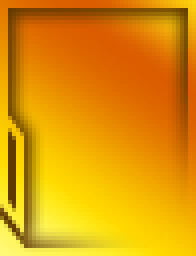
#> input picture overlays/epic.png, 49 x 64 px (shown 4 times larger)
$ python -i image.py   (imports and definitions only)
#> lines starting #> are read from the running program, lines starting #| are printed output that depends on the picture
import os
import sys
import cv2
import numpy as np
import logging

import pathlib

from ..exceptions import ImageProcessingError, ImageNotFoundError

# try:
#    from .c_ext.fastssim import fast_ssim as ssim
# except ImportError:
from skimage.metrics import structural_similarity as ssim

#    print("[WARNING] fast_ssim C-extension not available, falling back to skimage SSIM.")

logger = logging.getLogger(__name__)

# [78 lines left out: functions load_image, load_overlays, not called in this run]


def show_image(
    imgs,
    window_name="Images",
    bg_color=(0, 0, 0),
    border_thickness=2,
    border_color=(0, 255, 0),
):
    """
    Display a list of images side-by-side with optional borders, and allow saving via GUI dialogs.
    Press 's' to save images.
    Press 'x' or close window to exit.
    """
    if not imgs:
        raise ValueError("No images to display")

    # [92 lines left out: functions ensure_uint8, to_bgr8, save_images, not called in this run]

    # preprocess all to 3-channel uint8
    processed = [to_bgr8(img) for img in imgs]

    # compute full canvas size including separators
    heights = [im.shape[0] for im in processed]
    widths = [im.shape[1] for im in processed]
    H = max(heights)
    W = sum(widths) + border_thickness * (len(processed) - 1)

    # build canvas
    canvas = np.full((H, W, 3), bg_color, dtype=np.uint8)
    x = 0
    separators = []
    for im in processed:
        h, w = im.shape[:2]
        canvas[0:h, x : x + w] = im
        x += w
        separators.append(x)
        x += border_thickness

    for sep_x in separators[:-1]:
        canvas[:, sep_x : sep_x + border_thickness] = border_color

    # display
    flags = cv2.WINDOW_NORMAL | cv2.WINDOW_KEEPRATIO
    cv2.namedWindow(window_name, flags)
    cv2.resizeWindow(window_name, 600, 300)
    cv2.setWindowProperty(window_name, cv2.WND_PROP_ASPECT_RATIO, cv2.WINDOW_KEEPRATIO)
    cv2.imshow(window_name, canvas)

    while True:
        key = cv2.waitKey(100) & 0xFF
        if cv2.getWindowProperty(window_name, cv2.WND_PROP_VISIBLE) < 1 or key == ord(
            "x"
        ):
            break
        if key == ord("s"):
            save_images(processed)

    cv2.destroyWindow(window_name)


# [155 lines left out: functions resize_to_max_fullhd, apply_overlay, create_mask, apply_mask, map_mask_type, normalize_path, not called in this run]

>>> import cv2
>>> picture = cv2.imread('../../overlays/epic.png', cv2.IMREAD_GRAYSCALE)
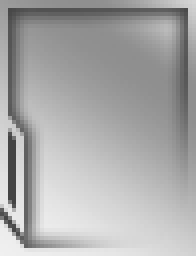
#> picture: shape (64, 49) (shown 4 times larger); min 68, max 240, mean 170
>>> result = show_image(picture)
#> (the run stopped early here; a loop or call above may not have finished)

$ run again, on overlays/rare.png
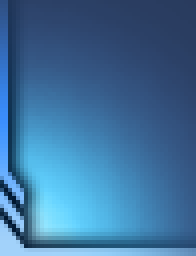
#> input picture overlays/rare.png, 49 x 64 px (shown 4 times larger)
#> `picture = cv2.imread('../../overlays/epic.png', cv2.IMREAD_GRAYSCALE)`:
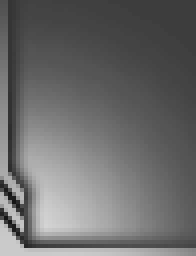
#> picture: shape (64, 49) (shown 4 times larger); min 21, max 212, mean 107.1

$ run again, on overlays/ultra rare.png
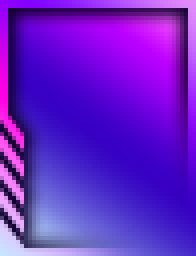
#> input picture overlays/ultra rare.png, 49 x 64 px (shown 4 times larger)
#> `picture = cv2.imread('../../overlays/epic.png', cv2.IMREAD_GRAYSCALE)`:
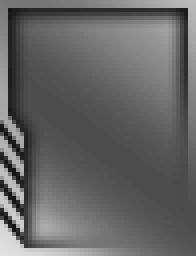
#> picture: shape (64, 49) (shown 4 times larger); min 21, max 224, mean 101.1
